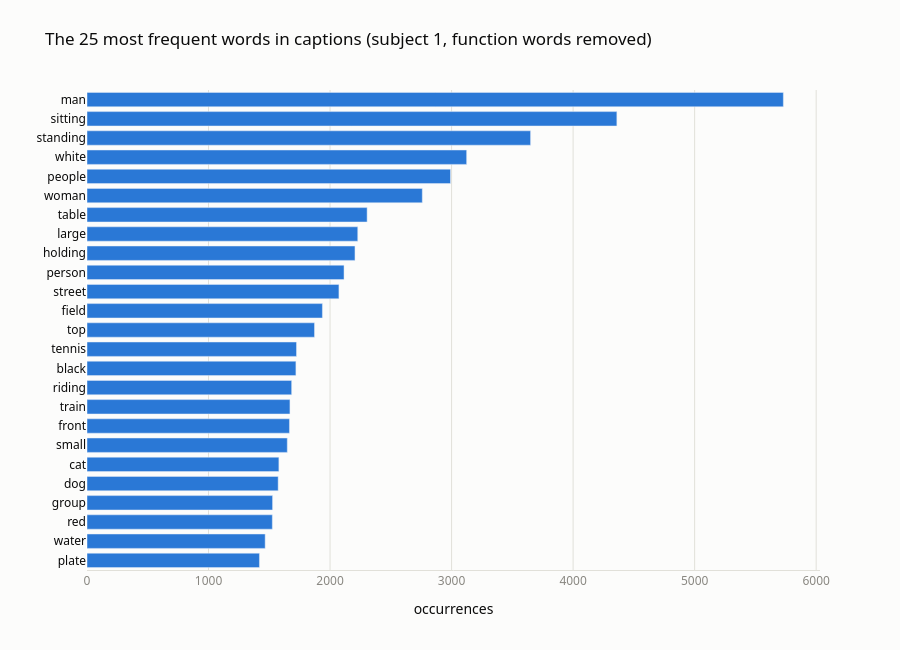

Source (notebook cell):
### Code cell
# [2.3.3] Chart: top 25 words
plot_data = top.iloc[::-1]   # most frequent at the top

fig = go.Figure()
fig.add_bar(
    x=plot_data["occurrences"],
    y=plot_data.index,
    orientation="h",
    marker=dict(color=BLUE),
    customdata=plot_data["% of images"],
    hovertemplate="%{y}: %{x} occurrences, in %{customdata}% of images<extra></extra>",
)
fig.update_layout(height=650, bargap=0.25)
style(fig,
      title="The 25 most frequent words in captions (subject 1, function words removed)",
      xaxis_title="occurrences",
      yaxis_title="")
fig.update_xaxes(showgrid=True, gridcolor=GRID)
fig.update_yaxes(showgrid=False, tickfont_color=INK)
fig.show()

### Figure 1 — Plotly figure (JSON) as saved in the notebook; plotly's stock layout.template omitted (floating-point values rounded to 4 significant figures)
{"data": [{"customdata": [5.2, 7.4, 9.1, 9.8, 4.1, 3.6, 12.6, 12.6, 3.5, 9.4, 11.3, 3.1, 15.3, 10.3, 9.8, 13.5, 12.4, 16.9, 10.8, 10.5, 13.7, 20.7, 21.6, 26.4, 21.7], "hovertemplate": "%{y}: %{x} occurrences, in %{customdata}% of images<extra></extra>", "marker": {"color": "#2a78d6"}, "orientation": "h", "type": "bar", "x": [1419, 1466, 1525, 1527, 1573, 1579, 1648, 1666, 1670, 1684, 1719, 1724, 1872, 1937, 2073, 2115, 2205, 2228, 2305, 2759, 2991, 3124, 3650, 4360, 5730], "y": ["plate", "water", "red", "group", "dog", "cat", "small", "front", "train", "riding", "black", "tennis", "top", "field", "street", "person", "holding", "large", "table", "woman", "people", "white", "standing", "sitting", "man"]}], "layout": {"bargap": 0.25, "font": {"color": "#0b0b0b", "family": "system-ui, 'Segoe UI', sans-serif"}, "height": 650, "legend": {"orientation": "h", "x": 0, "y": 1.02, "yanchor": "bottom"}, "margin": {"t": 90}, "paper_bgcolor": "#fcfcfb", "plot_bgcolor": "#fcfcfb", "title": {"text": "The 25 most frequent words in captions (subject 1, function words removed)"}, "xaxis": {"gridcolor": "#e1e0d9", "linecolor": "#e1e0d9", "showgrid": true, "tickfont": {"color": "#898781"}, "title": {"text": "occurrences"}}, "yaxis": {"gridcolor": "#e1e0d9", "showgrid": false, "tickfont": {"color": "#0b0b0b"}, "title": {"text": ""}, "zeroline": false}}}
